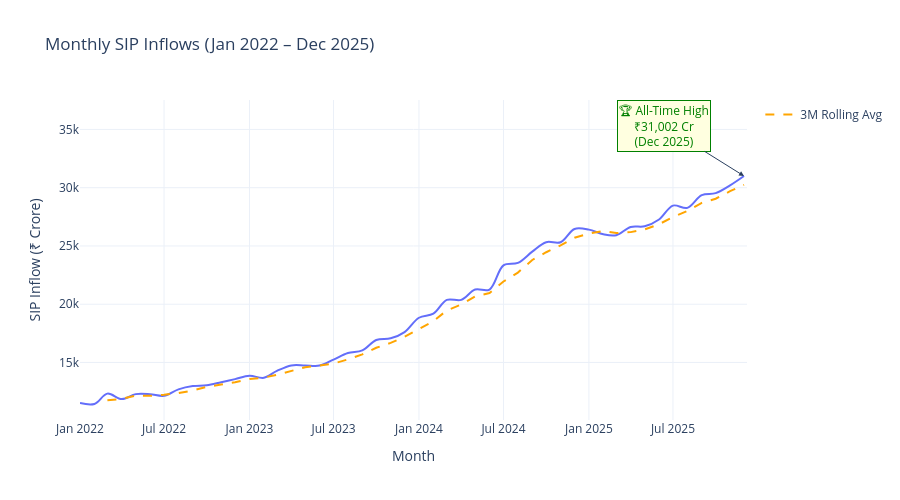

Here is the notebook cell this chart was saved with:
### Code cell
# Cell 4 — SIP Inflow Time Series (Jan 2022 – Dec 2025)
sip_df['month'] = pd.to_datetime(sip_df['month'])

fig = px.line(
    sip_df,
    x='month',
    y='sip_inflow_crore',
    title='Monthly SIP Inflows (Jan 2022 – Dec 2025)',
    labels={'sip_inflow_crore': 'SIP Inflow (₹ Crore)', 'month': 'Month'},
    line_shape='spline'
)

# Annotate all-time high
max_row = sip_df.loc[sip_df['sip_inflow_crore'].idxmax()]
fig.add_annotation(
    x=str(max_row['month']),  # fix: convert Timestamp to string
    y=max_row['sip_inflow_crore'],
    text=f"🏆 All-Time High<br>₹{max_row['sip_inflow_crore']:,.0f} Cr<br>(Dec 2025)",
    showarrow=True,
    arrowhead=2,
    ax=-80, ay=-50,
    font=dict(color='green', size=12),
    bgcolor='lightyellow',
    bordercolor='green'
)

# Add 3M rolling average
fig.add_trace(go.Scatter(
    x=sip_df['month'].astype(str),  # fix: convert to string
    y=sip_df['sip_inflow_crore'].rolling(3).mean(),
    mode='lines',
    name='3M Rolling Avg',
    line=dict(color='orange', dash='dash')
))

fig.update_layout(height=500, template='plotly_white')
fig.show()

fig.write_image("charts/sip_inflow.png")
print("✅ SIP inflow chart saved!")
